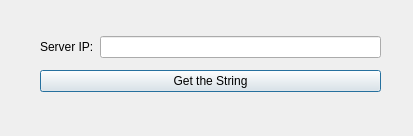
<?xml version="1.0" encoding="UTF-8"?>
<ui version="4.0">
 <class>Dialog</class>
 <widget class="QDialog" name="Dialog">
  <property name="geometry">
   <rect>
    <x>0</x>
    <y>0</y>
    <width>413</width>
    <height>136</height>
   </rect>
  </property>
  <property name="mouseTracking">
   <bool>false</bool>
  </property>
  <property name="windowTitle">
   <string>Dialog</string>
  </property>
  <widget class="QWidget" name="">
   <property name="geometry">
    <rect>
     <x>40</x>
     <y>30</y>
     <width>341</width>
     <height>70</height>
    </rect>
   </property>
   <layout class="QVBoxLayout" name="verticalLayout_2">
    <item>
     <layout class="QVBoxLayout" name="verticalLayout">
      <item>
       <layout class="QHBoxLayout" name="horizontalLayout">
        <item>
         <widget class="QLabel" name="label">
          <property name="text">
           <string>Server IP:</string>
          </property>
         </widget>
        </item>
        <item>
         <widget class="QLineEdit" name="lineEdit">
          <property name="text">
           <string/>
          </property>
         </widget>
        </item>
       </layout>
      </item>
     </layout>
    </item>
    <item>
     <widget class="QPushButton" name="get">
      <property name="text">
       <string>Get the String</string>
      </property>
      <property name="checkable">
       <bool>false</bool>
      </property>
     </widget>
    </item>
   </layout>
  </widget>
 </widget>
 <resources/>
 <connections>
  <connection>
   <sender>get</sender>
   <signal>clicked()</signal>
   <receiver>Dialog</receiver>
   <slot>accept()</slot>
   <hints>
    <hint type="sourcelabel">
     <x>220</x>
     <y>85</y>
    </hint>
    <hint type="destinationlabel">
     <x>191</x>
     <y>112</y>
    </hint>
   </hints>
  </connection>
  <connection>
   <sender>lineEdit</sender>
   <signal>editingFinished()</signal>
   <receiver>Dialog</receiver>
   <slot>accept()</slot>
   <hints>
    <hint type="sourcelabel">
     <x>248</x>
     <y>43</y>
    </hint>
    <hint type="destinationlabel">
     <x>342</x>
     <y>47</y>
    </hint>
   </hints>
  </connection>
 </connections>
</ui>
